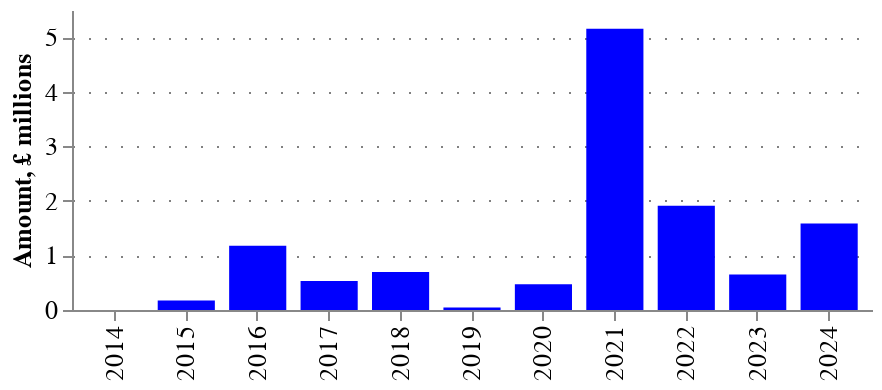

Notebook code cell kept with this figure:
### Code cell
fig = charts.ts_bar(
    ts_df,
    variable='amount',
    variable_title="Amount, £ millions",
    category_column="_category",
)
charts.configure_plots(fig, chart_title="")

### Figure 1 — Vega-Lite specification as saved in the notebook (floating-point values rounded to 4 significant figures)
{"config": {"title": {"font": "Averta", "anchor": "start"}, "subtitle": {"font": "Averta"}, "axis": {"labelFont": "Averta", "titleFont": "Averta", "gridColor": "grey", "gridDash": [1, 7], "labelFontSize": 13, "titleFontSize": 13}, "header": {"labelFont": "Averta", "titleFont": "Averta"}, "legend": {"labelFont": "Averta", "titleFont": "Averta", "labelFontSize": 13, "titleFontSize": 13}, "range": {"category": ["#0000FF", "#FDB633", "#18A48C", "#9A1BBE", "#EB003B", "#FF6E47", "#646363", "#0F294A", "#97D9E3", "#A59BEE", "#F6A4B7", "#D2C9C0", "#FFFFFF", "#000000"], "ordinal": {"scheme": ["#0000FF", "#FDB633", "#18A48C", "#9A1BBE", "#EB003B", "#FF6E47", "#646363", "#0F294A", "#97D9E3", "#A59BEE", "#F6A4B7", "#D2C9C0", "#FFFFFF", "#000000"]}}, "view": {"strokeWidth": 0}}, "data": {"name": "data-9ef0381f1a45a40151ce12e92d81ef2d"}, "mark": {"type": "bar", "fillOpacity": 1, "filled": true, "strokeOpacity": 1, "strokeWidth": 1.5}, "encoding": {"color": {"field": "_category", "legend": null, "type": "nominal"}, "tooltip": [{"field": "_category", "title": "", "type": "nominal"}, {"field": "year", "title": "", "type": "ordinal"}, {"field": "amount", "format": ",.3f", "title": "Amount, £ millions", "type": "quantitative"}], "x": {"field": "year", "title": "", "type": "ordinal"}, "xOffset": {"field": "_category", "type": "nominal"}, "y": {"field": "amount", "title": "Amount, £ millions", "type": "quantitative"}}, "height": 150, "title": {"anchor": "start", "text": "", "fontSize": 16, "subtitle": "", "subtitleFont": "Averta", "subtitleFontSize": 13}, "width": 400, "$schema": "https://vega.github.io/schema/vega-lite/v5.20.1.json", "datasets": {"data-9ef0381f1a45a40151ce12e92d81ef2d": [{"time_period": "2014-01-01T00:00:00", "year": 2014, "n_projects": 0, "amount": 0.0, "amount_median": 0.0, "_category": "category"}, {"time_period": "2015-01-01T00:00:00", "year": 2015, "n_projects": 1, "amount": 0.1725, "amount_median": 172500.0, "_category": "category"}, {"time_period": "2016-01-01T00:00:00", "year": 2016, "n_projects": 3, "amount": 1.177, "amount_median": 35990.0, "_category": "category"}, {"time_period": "2017-01-01T00:00:00", "year": 2017, "n_projects": 1, "amount": 0.5324, "amount_median": 532400.0, "_category": "category"}, {"time_period": "2018-01-01T00:00:00", "year": 2018, "n_projects": 6, "amount": 0.6983, "amount_median": 0.0, "_category": "category"}, {"time_period": "2019-01-01T00:00:00", "year": 2019, "n_projects": 4, "amount": 0.04545, "amount_median": 7475.0, "_category": "category"}, {"time_period": "2020-01-01T00:00:00", "year": 2020, "n_projects": 8, "amount": 0.47, "amount_median": 42020.0, "_category": "category"}, {"time_period": "2021-01-01T00:00:00", "year": 2021, "n_projects": 4, "amount": 5.157, "amount_median": 524500.0, "_category": "category"}, {"time_period": "2022-01-01T00:00:00", "year": 2022, "n_projects": 6, "amount": 1.911, "amount_median": 310400.0, "_category": "category"}, {"time_period": "2023-01-01T00:00:00", "year": 2023, "n_projects": 6, "amount": 0.6526, "amount_median": 49740.0, "_category": "category"}, {"time_period": "2024-01-01T00:00:00", "year": 2024, "n_projects": 2, "amount": 1.587, "amount_median": 793500.0, "_category": "category"}]}}
